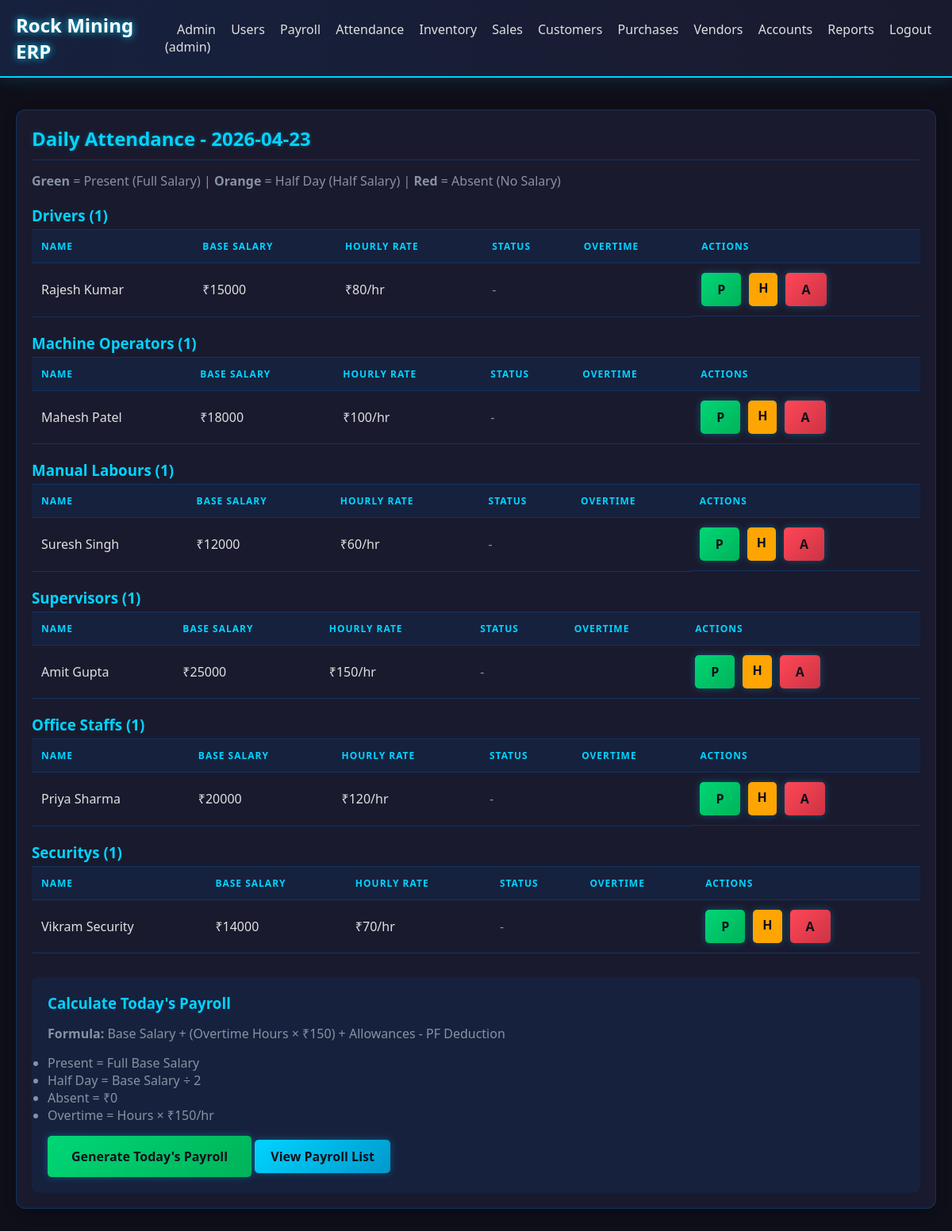
Page /attendance (signed in) on the committed database.
### models.py (models this page shows)
class Employee(db.Model):
    id = db.Column(db.Integer, primary_key=True)
    name = db.Column(db.String(100), nullable=False)
    employee_type = db.Column(db.String(50), nullable=False)
    base_salary = db.Column(db.Numeric(precision=15, scale=2), default=0)
    hourly_rate = db.Column(db.Numeric(precision=15, scale=2), default=0)
    pf_rate = db.Column(db.Numeric(precision=5, scale=2), default=12)
    transport_allowance = db.Column(db.Numeric(precision=15, scale=2), default=0)
    food_allowance = db.Column(db.Numeric(precision=15, scale=2), default=0)
    housing_allowance = db.Column(db.Numeric(precision=15, scale=2), default=0)
    is_active = db.Column(db.Boolean, default=True)
    created_at = db.Column(db.DateTime, default=datetime.utcnow)

### routes/payroll.py (the view)
@bp.route('/attendance')
@login_required
def attendance():
    from datetime import date
    employees = Employee.query.filter_by(is_active=True).all()
    today = date.today()
    attendance_records = Attendance.query.filter_by(date=today).all()
    present_ids = [a.employee_id for a in attendance_records]
    return render_template('attendance.html', employees=employees, attendance_records=attendance_records, present_ids=present_ids, today=today)

### routes/auth_utils.py (called while the page is built)
def login_required(f):
    @wraps(f)
    def decorated_function(*args, **kwargs):
        if 'user_id' not in session:
            flash('Please log in to access this page', 'error')
            return redirect(url_for('auth.login'))
        return f(*args, **kwargs)
    return decorated_function

### templates/attendance.html (shortened to what this page needs)
{% extends "base.html" %}
{% block content %}
<div class="card">
    <h2>Daily Attendance - {{ today }}</h2>
    <p style="color: var(--text-muted); margin-bottom: 20px;">
        <strong>Green</strong> = Present (Full Salary) |
        <strong>Orange</strong> = Half Day (Half Salary) |
        <strong>Red</strong> = Absent (No Salary)
    </p>
    {% set types = ['Driver', 'Machine Operator', 'Manual Labour', 'Supervisor', 'Office Staff', 'Security'] %}
    {% for worker_type in types %}
        {% set type_employees = employees|selectattr('employee_type', 'equalto', worker_type)|list %}
        {% if type_employees %}
        <h3 style="color: var(--accent-blue); margin-top: 20px; border-bottom: 1px solid var(--border-color); padding-bottom: 5px;">
            {{ worker_type }}s ({{ type_employees|length }})
        </h3>
        <table>
            <thead>
                <tr>
                    <th>Name</th>
                    <th>Base Salary</th>
                    <th>Hourly Rate</th>
                    <th>Status</th>
                    <th>Overtime</th>
                    <th>Actions</th>
                </tr>
            </thead>
            <tbody>
                {% for emp in type_employees %}
                <tr>
                    <td>{{ emp.name }}</td>
                    <td>₹{{ "%.0f"|format(emp.base_salary) }}</td>
                    <td>₹{{ "%.0f"|format(emp.hourly_rate) }}/hr</td>
                    <td>
                        {% if emp.id in present_ids %}
                            {% for att in attendance_records %}
                                {% if att.employee_id == emp.id %}
                                    {% if att.status == 'present' %}
                                        {% if att.half_day %}
                                            <span style="color: #ffa502; font-weight: bold;">HALF DAY</span>
                                        {% else %}
                                            <span style="color: var(--success); font-weight: bold;">PRESENT</span>
                                        {% endif %}
                                    {% else %}
                                        <span style="color: var(--danger); font-weight: bold;">ABSENT</span>
                                    {% endif %}
                                {% endif %}
                            {% endfor %}
                        {% else %}
                            <span style="color: var(--text-muted);">-</span>
                        {% endif %}
                    </td>
                    <td>
                    </td>
                    <td class="actions">
                        <a href="{{ url_for('payroll.mark_attendance', id=emp.id, status='present') }}" class="btn btn-success" title="Full Day">P</a>
                        <a href="{{ url_for('payroll.mark_attendance', id=emp.id, status='half') }}" class="btn" style="background: #ffa502; padding: 8px 12px;" title="Half Day">H</a>
                        <a href="{{ url_for('payroll.mark_attendance', id=emp.id, status='absent') }}" class="btn btn-danger" title="Absent">A</a>
                    </td>
                </tr>
                {% endfor %}
            </tbody>
        </table>
        {% endif %}
    {% endfor %}
    <div style="margin-top: 30px; padding: 20px; background: var(--bg-header); border-radius: 8px;">
        <h3 style="color: var(--accent-blue); margin-bottom: 15px;">Calculate Today's Payroll</h3>
        <p style="color: var(--text-muted); margin-bottom: 15px;">
            <strong>Formula:</strong> Base Salary + (Overtime Hours × ₹150) + Allowances - PF Deduction
        </p>
        <ul style="color: var(--text-muted); margin-bottom: 15px;">
            <li>Present = Full Base Salary</li>
            <li>Half Day = Base Salary ÷ 2</li>
            <li>Absent = ₹0</li>
            <li>Overtime = Hours × ₹150/hr</li>
        </ul>
        <a href="{{ url_for('payroll.generate_payroll') }}" class="btn btn-success" style="font-size: 16px; padding: 15px 30px;">Generate Today's Payroll</a>
        <a href="{{ url_for('payroll.payroll_list') }}" class="btn">View Payroll List</a>
    </div>
</div>
{% endblock %}

### templates/base.html (style rules this page uses)
:root { --bg-dark: #0f0f1a; --bg-card: #1a1a2e; --bg-header: #16213e; --accent-blue: #00d4ff; --accent-blue-dim: #0f3460; --text-light: #e0e0e0; --text-muted: #8892a0; --border-color: #0f3460; --success: #00d676; --danger: #ff4757; }
* { margin: 0; padding: 0; box-sizing: border-box; }
body { font-family: 'Segoe UI', Arial, sans-serif; background: var(--bg-dark); color: var(--text-light); }
.card { background: var(--bg-card); padding: 20px; border-radius: 12px; box-shadow: 0 4px 15px rgba(0,0,0,0.3), inset 0 0 0 1px var(--border-color); margin-bottom: 20px; }
.card h2 { color: var(--accent-blue); margin-bottom: 15px; border-bottom: 1px solid var(--border-color); padding-bottom: 10px; text-shadow: 0 0 5px rgba(0, 212, 255, 0.3); }
table { width: 100%; border-collapse: collapse; }
th, td { padding: 12px; text-align: left; border-bottom: 1px solid var(--border-color); }
th { background: var(--bg-header); color: var(--accent-blue); text-transform: uppercase; font-size: 12px; letter-spacing: 1px; }
.btn { display: inline-block; padding: 10px 20px; background: linear-gradient(135deg, var(--accent-blue), #0099cc); color: var(--bg-dark); text-decoration: none; border-radius: 5px; border: none; cursor: pointer; font-weight: bold; transition: all 0.3s; box-shadow: 0 0 10px rgba(0, 212, 255, 0.3); }
.btn-success { background: linear-gradient(135deg, var(--success), #00b359); }
.btn-danger { background: linear-gradient(135deg, var(--danger), #cc3344); }
.actions { display: flex; gap: 10px; }
a { color: var(--accent-blue); }

### rows in the picture
Employee: name "Rajesh Kumar", base_salary "15000", hourly_rate "80"
Employee: name "Mahesh Patel", base_salary "18000", hourly_rate "100"
Employee: name "Suresh Singh", base_salary "12000", hourly_rate "60"
Employee: name "Amit Gupta", base_salary "25000", hourly_rate "150"
Employee: name "Priya Sharma", base_salary "20000", hourly_rate "120"
Employee: name "Vikram Security", base_salary "14000", hourly_rate "70"

### other values in the picture
{{ session.username }} "admin"
{{ worker_type }} "Driver" "Machine Operator" "Manual Labour" "Supervisor" "Office Staff" "Security"
{{ type_employees|length }} "1" "1" "1" "1" "1" "1"
